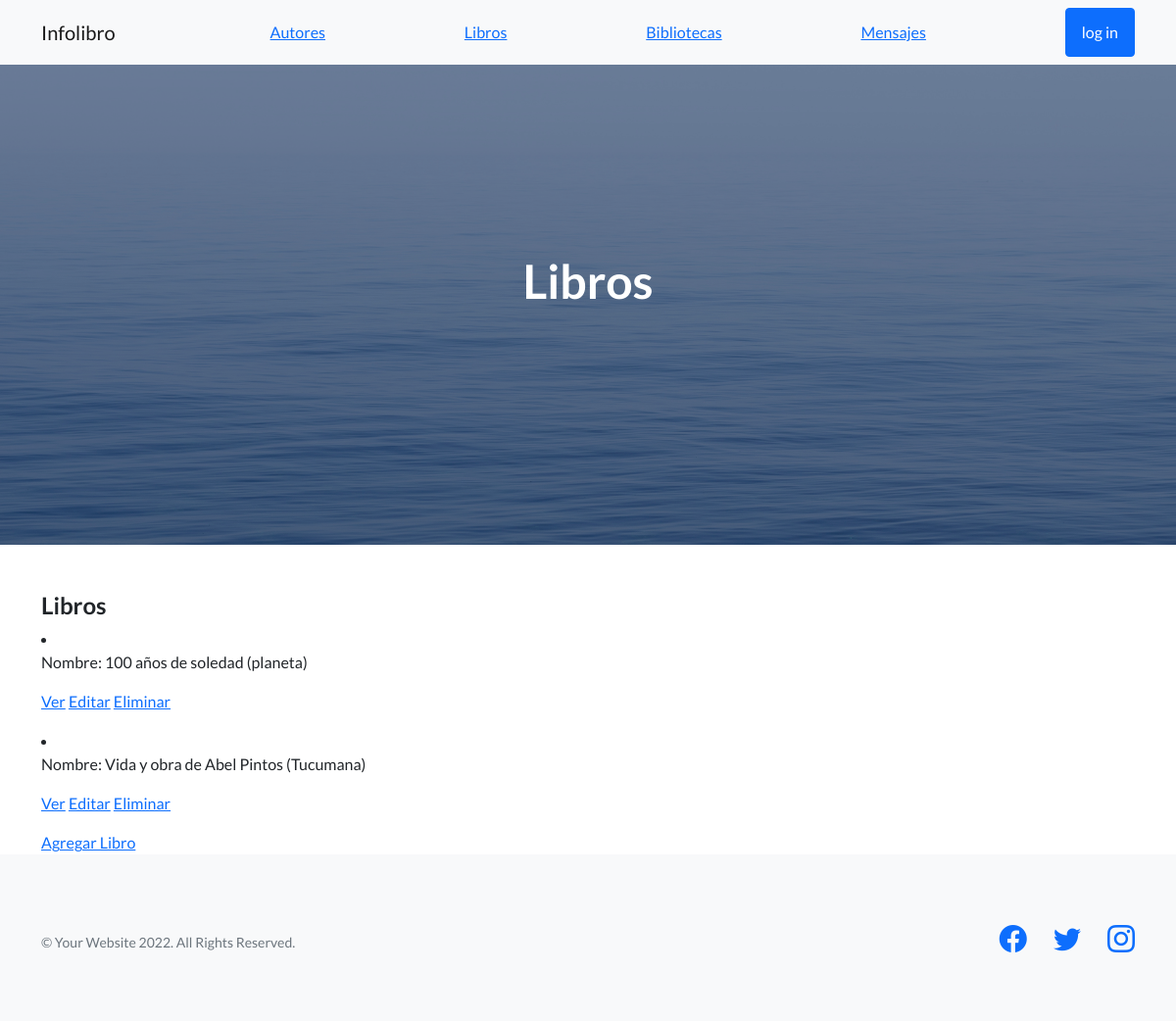
The page /reed-libros/ on the database as committed earlier.
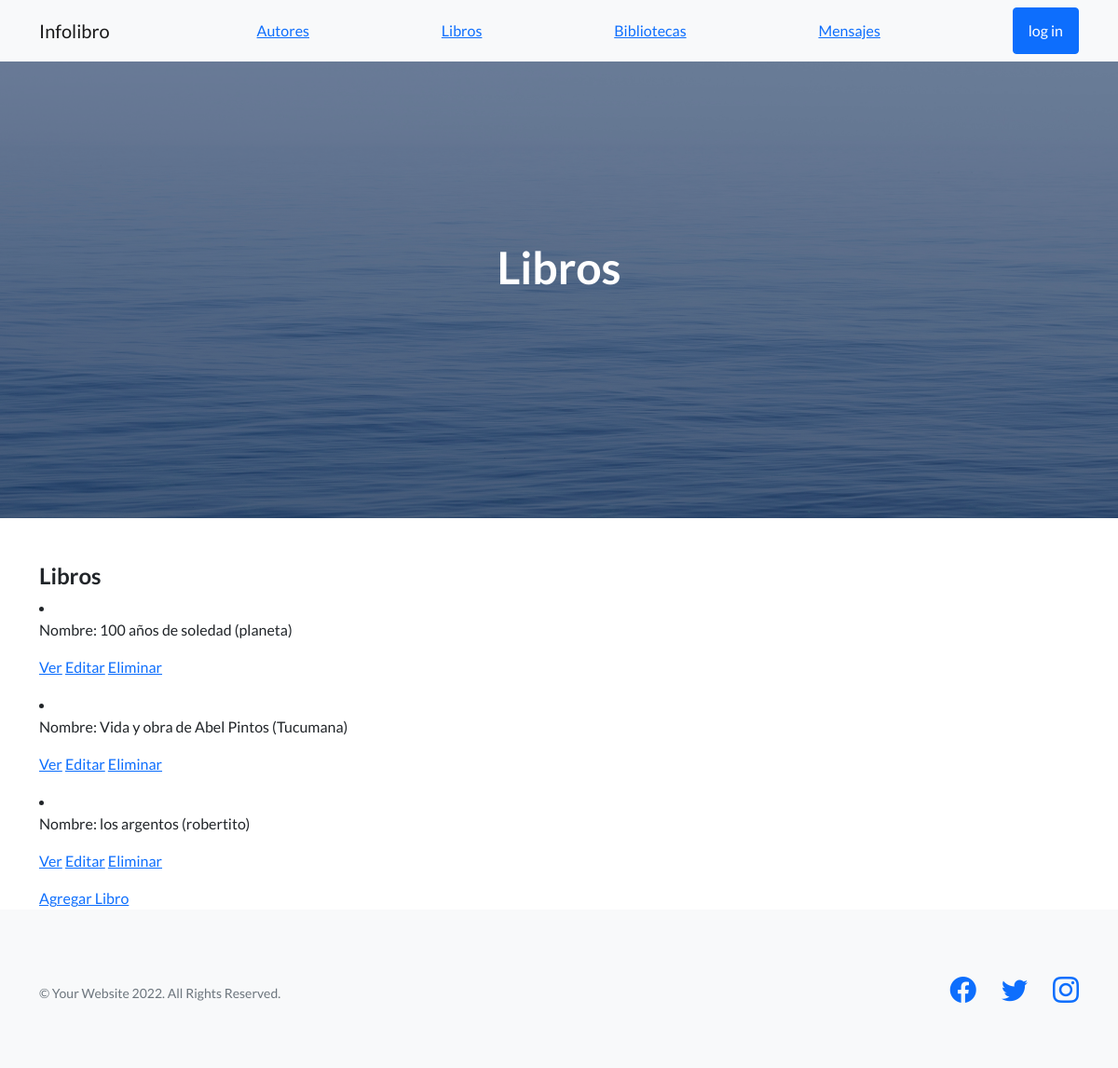
The same page on the database as committed later.
### AppProyecto/models.py (models this page shows, shortened)
class libro(models.Model):
    titulo=models.CharField(max_length=50)
    editorial=models.CharField(max_length=50)
    paginas=models.IntegerField()
    portada=models.ImageField(upload_to='libro',null=True,blank=True, default='blank.png')
    review=models.TextField(null=True,blank=True)

### AppProyecto/views.py (the view)
# urls.py: path('reed-libros/', Reed_libro.as_view(), name='reed-libros'),
class Reed_libro (ListView):
    model = libro
    template_name = 'AppProyecto/reed-libros.html'

### AppProyecto/templates/AppProyecto/reed-libros.html (shortened to what this page needs)
{% extends 'AppProyecto/padre.html' %}
{% block encabezado %}Libros{% endblock %}
{% block contenido %}
<section class="mt-5">
    <div class="container">
        <div class="row">
            <div class= "col-lg-12">
                <h4>Libros</h4>
                {% for libro in object_list %}
                <li>
                    <p>Nombre: {{ libro.titulo }} ({{ libro.editorial }})</p>
                    <p>
                        <a href="{% url 'detail-libro' libro.id %}">Ver</a>
                        <a href="{% url 'update-libro' libro.id %}">Editar</a>
                        <a href="{% url 'delete-libro' libro.id %}">Eliminar</a>
                    </p>
                </li>
                {% endfor %}
                <a href="{% url 'add-libro' %}">Agregar Libro</a>
            </div>
        </div>
    </div>
</section>
{% endblock %}

Rows that differ between the two databases and show on the page:
added libro: titulo "los argentos", editorial "robertito"
